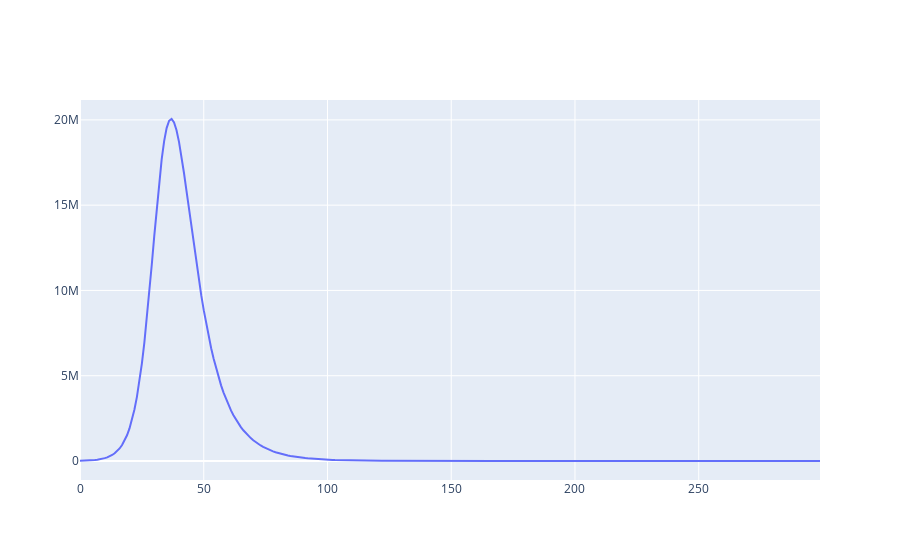

Notebook code for this chart:
### Code cell
fig.add_trace(go.Scatter(x=list(range(time_range)), y=I, mode='lines', name='Total Infections'))

### Figure 1 — Plotly figure (JSON) as saved in the notebook; plotly's stock layout.template omitted (floating-point values rounded to 4 significant figures; data arrays with more than 128 entries replaced by an {"elided": "..."} marker saying what was removed)
{"data": [{"mode": "lines", "name": "Total Infections", "type": "scatter", "x": {"elided": "300 int values"}, "y": {"elided": "300 float values"}}], "layout": {}}
